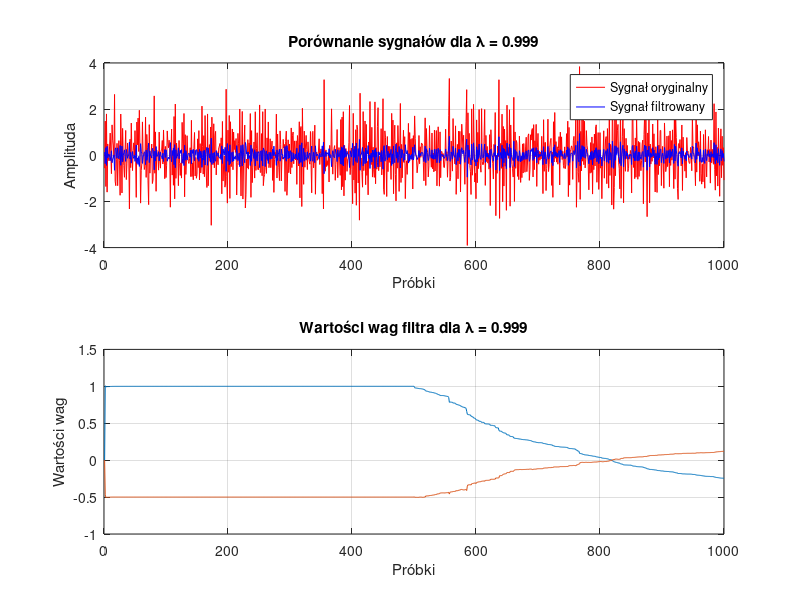
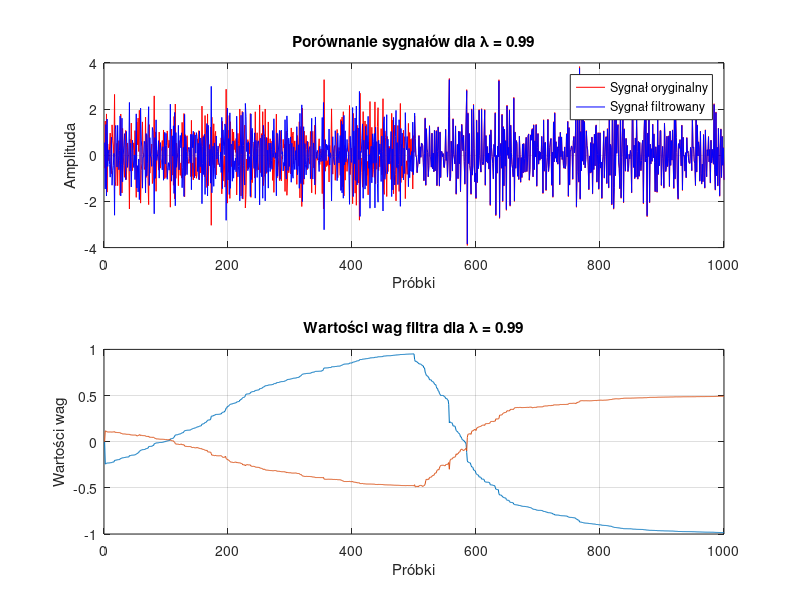
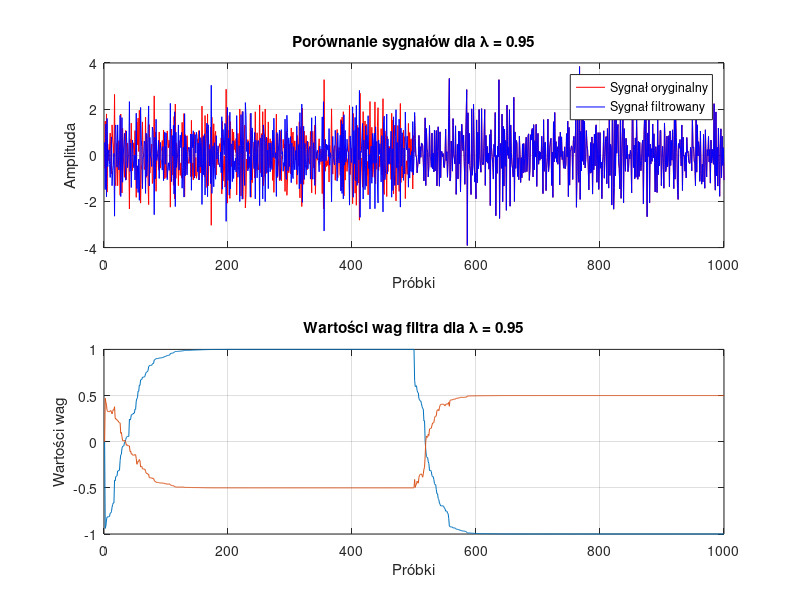
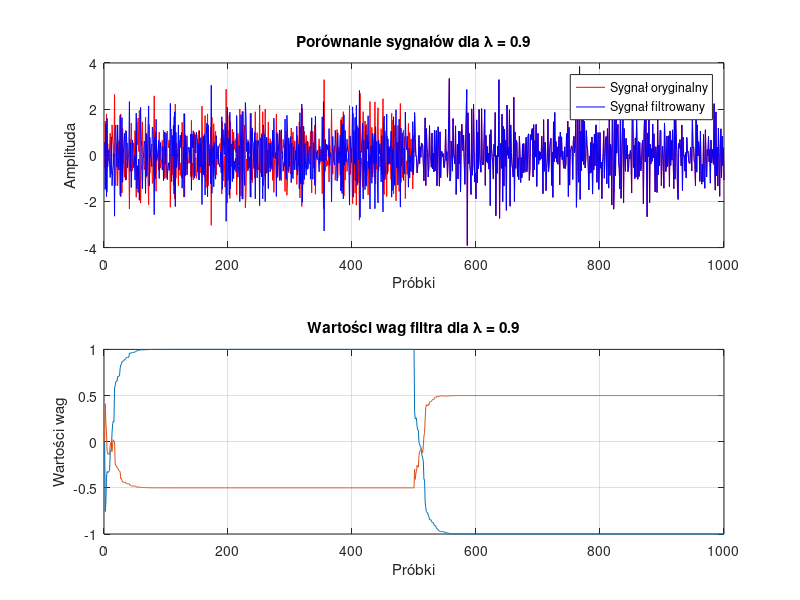

These charts were generated, in order, by the following MATLAB code:
%% Adaptacyjny "obserwator" RLS
clear all; close all; clc;

%% Parametry
Nx = 1000; % liczba próbek
M = 2; % rząd filtra (liczba wag)
lambda_vals = [0.999, 0.99, 0.95, 0.9]; % różne wartości parametru lambda

%% Generacja sygnału wejściowego
x = randn(1, Nx); % szum gaussowski

%% Wagi filtra
h1 = [1, -0.5]; % wagi filtra dla pierwszej połowy sygnału
h2 = [-1, 0.5]; % wagi filtra dla drugiej połowy sygnału

%% Filtracja sygnału
d = zeros(1, Nx); % inicjalizacja sygnału wyjściowego
d(1:Nx/2) = filter(h1, 1, x(1:Nx/2)); % filtracja pierwszej połowy sygnału
d(Nx/2+1:end) = filter(h2, 1, x(Nx/2+1:end)); % filtracja drugiej połowy sygnału

%% Inicjalizacja wag filtra adaptacyjnego
delta = 0.01; % mała stała do inicjalizacji macierzy P
P = (1/delta) * eye(M); % macierz odwrotności kowariancji
w = zeros(M, 1); % inicjalizacja wag filtra

%% Adaptacyjny algorytm RLS
for lambda = lambda_vals
    for n = M:Nx
        x_vec = x(n:-1:n-M+1)'; % wektor próbek sygnału wejściowego
        k = (P * x_vec) / (lambda + x_vec' * P * x_vec); % wektor zysków filtra RLS
        alpha = d(n) - w' * x_vec; % błąd predykcji
        w = w + k * alpha; % aktualizacja wag filtra
        P = (P - k * x_vec' * P) / lambda; % aktualizacja macierzy odwrotności kowariancji
        
        % Zapis wag do obserwacji
        W(:, n) = w;
    end
    
    % Rysowanie wyników
    figure;
    subplot(2, 1, 1);
    plot(d, 'r'); hold on; plot(filter(w, 1, x), 'b');
    title(['Porównanie sygnałów dla \lambda = ', num2str(lambda)]);
    legend('Sygnał oryginalny', 'Sygnał filtrowany');
    xlabel('Próbki');
    ylabel('Amplituda');
    grid on;
    
    subplot(2, 1, 2);
    plot(W');
    title(['Wartości wag filtra dla \lambda = ', num2str(lambda)]);
    xlabel('Próbki');
    ylabel('Wartości wag');
    grid on;
end